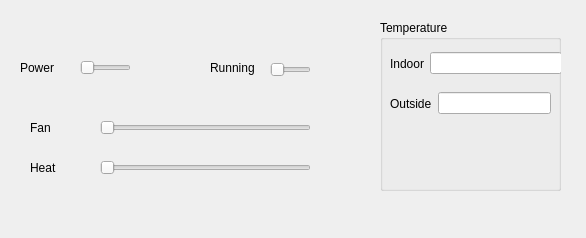
<?xml version="1.0" encoding="UTF-8"?>
<ui version="4.0">
 <class>ClimateGuiWidget</class>
 <widget class="QWidget" name="ClimateGuiWidget">
  <property name="geometry">
   <rect>
    <x>0</x>
    <y>0</y>
    <width>586</width>
    <height>238</height>
   </rect>
  </property>
  <property name="sizePolicy">
   <sizepolicy hsizetype="Preferred" vsizetype="Preferred">
    <horstretch>0</horstretch>
    <verstretch>0</verstretch>
   </sizepolicy>
  </property>
  <property name="sizeIncrement">
   <size>
    <width>0</width>
    <height>0</height>
   </size>
  </property>
  <property name="windowTitle">
   <string notr="true">Form</string>
  </property>
  <property name="autoFillBackground">
   <bool>false</bool>
  </property>
  <widget class="QWidget" name="verticalLayoutWidget" native="true">
   <property name="geometry">
    <rect>
     <x>10</x>
     <y>10</y>
     <width>391</width>
     <height>301</height>
    </rect>
   </property>
   <property name="title" stdset="0">
    <string>Heater</string>
   </property>
   <widget class="QSlider" name="powerSlider">
    <property name="geometry">
     <rect>
      <x>70</x>
      <y>50</y>
      <width>51</width>
      <height>16</height>
     </rect>
    </property>
    <property name="maximum">
     <number>1</number>
    </property>
    <property name="orientation">
     <enum>Qt::Horizontal</enum>
    </property>
   </widget>
   <widget class="QSlider" name="runningSlider">
    <property name="geometry">
     <rect>
      <x>260</x>
      <y>50</y>
      <width>41</width>
      <height>20</height>
     </rect>
    </property>
    <property name="maximum">
     <number>1</number>
    </property>
    <property name="orientation">
     <enum>Qt::Horizontal</enum>
    </property>
   </widget>
   <widget class="QSlider" name="heatSlider">
    <property name="geometry">
     <rect>
      <x>90</x>
      <y>150</y>
      <width>211</width>
      <height>16</height>
     </rect>
    </property>
    <property name="maximum">
     <number>100</number>
    </property>
    <property name="orientation">
     <enum>Qt::Horizontal</enum>
    </property>
   </widget>
   <widget class="QSlider" name="fanSlider">
    <property name="geometry">
     <rect>
      <x>90</x>
      <y>110</y>
      <width>211</width>
      <height>16</height>
     </rect>
    </property>
    <property name="maximum">
     <number>100</number>
    </property>
    <property name="orientation">
     <enum>Qt::Horizontal</enum>
    </property>
   </widget>
   <widget class="QLabel" name="label">
    <property name="geometry">
     <rect>
      <x>10</x>
      <y>50</y>
      <width>57</width>
      <height>15</height>
     </rect>
    </property>
    <property name="text">
     <string>Power</string>
    </property>
   </widget>
   <widget class="QLabel" name="label_2">
    <property name="geometry">
     <rect>
      <x>200</x>
      <y>50</y>
      <width>57</width>
      <height>15</height>
     </rect>
    </property>
    <property name="text">
     <string>Running</string>
    </property>
   </widget>
   <widget class="QLabel" name="label_3">
    <property name="geometry">
     <rect>
      <x>20</x>
      <y>110</y>
      <width>57</width>
      <height>15</height>
     </rect>
    </property>
    <property name="text">
     <string>Fan</string>
    </property>
   </widget>
   <widget class="QLabel" name="label_4">
    <property name="geometry">
     <rect>
      <x>20</x>
      <y>150</y>
      <width>57</width>
      <height>15</height>
     </rect>
    </property>
    <property name="text">
     <string>Heat</string>
    </property>
   </widget>
  </widget>
  <widget class="QGroupBox" name="groupBox_2">
   <property name="geometry">
    <rect>
     <x>380</x>
     <y>20</y>
     <width>181</width>
     <height>171</height>
    </rect>
   </property>
   <property name="title">
    <string>Temperature</string>
   </property>
   <widget class="QWidget" name="layoutWidget">
    <property name="geometry">
     <rect>
      <x>10</x>
      <y>30</y>
      <width>172</width>
      <height>27</height>
     </rect>
    </property>
    <layout class="QHBoxLayout" name="horizontalLayout">
     <item>
      <widget class="QLabel" name="label_5">
       <property name="text">
        <string>Indoor</string>
       </property>
      </widget>
     </item>
     <item>
      <widget class="QLineEdit" name="indoor"/>
     </item>
    </layout>
   </widget>
   <widget class="QWidget" name="layoutWidget">
    <property name="geometry">
     <rect>
      <x>10</x>
      <y>70</y>
      <width>161</width>
      <height>27</height>
     </rect>
    </property>
    <layout class="QHBoxLayout" name="horizontalLayout_2">
     <item>
      <widget class="QLabel" name="label_6">
       <property name="text">
        <string>Outside</string>
       </property>
      </widget>
     </item>
     <item>
      <widget class="QLineEdit" name="outside"/>
     </item>
    </layout>
   </widget>
  </widget>
 </widget>
 <resources/>
 <connections/>
</ui>
